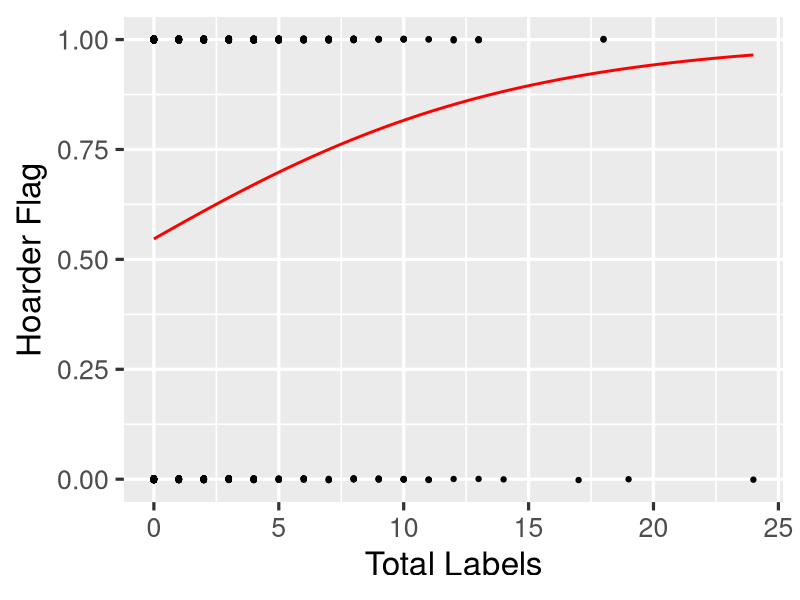

The R source for this figure: (Note: this script raises an error after producing the figure.)
all.data <- read.csv("./out/document_table.csv")
all.data <- all.data[, !(names(all.data) %in% c("Project", "Document.Name"))] # Remove project and document names
names(all.data)

# Simple regression on total labels per document
total.slr <- glm(Hoarder.Flag ~ Total, data = all.data, family = "binomial")
summary(total.slr)

library(ggplot2)
ggplot(all.data, aes(Total, Hoarder.Flag)) + 
    geom_point(position=position_jitter(h=2e-3,w=2e-3)) +
    theme_gray(base_size = 24) +
    stat_smooth(method="glm", color="red", se=FALSE,
            method.args = list(family=binomial)) +
    labs(x="Total Labels", y="Hoarder Flag")

# Regression model by speaker
total.rows <- names(all.data)[grepl("Total", names(all.data))]
labels.by.speaker <- all.data[, !(names(all.data) %in% total.rows)]
names(labels.by.speaker)
speaker.label.mlr <- glm(Hoarder.Flag ~ . - TTR - ASL, data = labels.by.speaker, family = "binomial")
speaker.label.part.mlr <- glm(Hoarder.Flag ~ . - TTR - ASL, data = labels.by.speaker[, !grepl("Interviewer", names(labels.by.speaker))],
                              family = "binomial")
speaker.mlr <- glm(Hoarder.Flag ~ ., data = labels.by.speaker, family = "binomial")
summary(speaker.mlr)
summary(speaker.label.mlr)
summary(speaker.label.part.mlr)

# Sanity check: if we regress on the total like this, we should get the same coefficients
total.rows <- total.rows[!total.rows == "Total"] # don't include the Total column
labels.by.total <- all.data[, c("Hoarder.Flag", total.rows)]
total.mlr <- glm(Hoarder.Flag ~ ., data = labels.by.total, family = "binomial")
summary(total.mlr)

write.table(all.data[, c("Total", "Hoarder.Flag")],
            row.names = FALSE, sep = "\t",
            file = "./out/total_labels.tsv")
